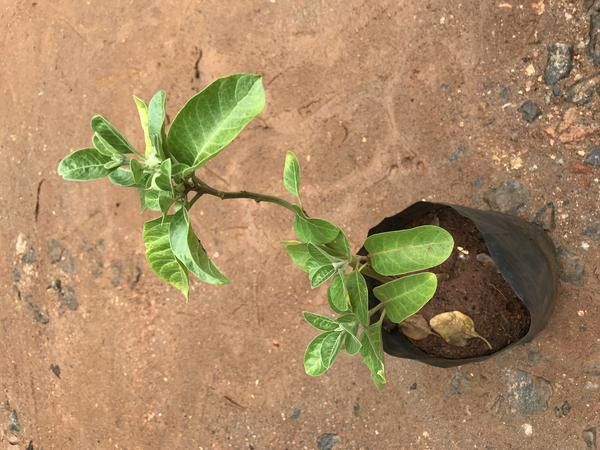
#> input picture data/raw/ashwagandha/119.jpg, 600 x 450 px
$ python -i prepare_classifier_data.py   (imports and definitions only)
#> lines starting #> are read from the running program, lines starting #| are printed output that depends on the picture; after the words box and inside, x2 and y2 are one past the last pixel; in counts of white or black regions, pixels touching at a corner belong together
"""Build the Stage 2 (Checker) classification dataset.

Positives are cropped single-leaf images from data/crops/ashwagandha/.
Negatives are sourced from data/raw/negatives/<source>/.

To reduce dataset-specific visual cues, both classes undergo the same
segmentation, background compositing, resizing, and JPEG encoding pipeline.
Negative leaves are composited onto background patches sampled from the
ashwagandha images.

Segmentation uses GrabCut with a color-based fallback when confidence is
insufficient. The same procedure is applied to both classes to maintain
consistent preprocessing and minimize class-correlated artifacts.
"""
from __future__ import annotations

import argparse
import json
import random
import shutil
from pathlib import Path
from typing import Callable

import cv2
import numpy as np
from PIL import Image

from common import REPO_ROOT, ensure_dir, list_images

SEED = 42
VAL_FRACTION = 0.15
TEST_FRACTION = 0.15
FINAL_SIZE = 224
JPEG_QUALITY = 95
CLARITY_THRESHOLD = 0.70


# [54 lines left out: functions dedupe_by_audit_report, collect_negatives, _is_background_like, build_background_pool, not called in this run]


def _color_threshold_mask(image_bgr: np.ndarray, strict: bool) -> np.ndarray | None:
    hsv = cv2.cvtColor(image_bgr, cv2.COLOR_BGR2HSV)
    h, s = hsv[:, :, 0], hsv[:, :, 1]
    if strict:
        green = (h >= 35) & (h <= 85) & (s >= 60)
    else:
        green = (h >= 30) & (h <= 100) & (s >= 25)
    fg = green.astype(np.float32)
    frac = fg.mean()
    if frac < 0.05 or frac > 0.97:
        return None
    return np.clip(cv2.GaussianBlur(fg, (0, 0), sigmaX=2.5), 0.0, 1.0)


def _segment_with_color_threshold(image_bgr: np.ndarray) -> np.ndarray | None:
    mask = _color_threshold_mask(image_bgr, strict=True)
    if mask is None:
        mask = _color_threshold_mask(image_bgr, strict=False)
    return mask


MAX_SEGMENT_DIM = 800


def segment_leaf(image_bgr: np.ndarray) -> np.ndarray | None:
    """Returns a soft alpha mask (float32, 0..1, same HxW as image_bgr) isolating the
    leaf from its backdrop, or None if no method can find one -- which by then means
    the crop is genuinely all-background or all-leaf, so there's nothing to swap out
    either way (see module docstring, "fourth giveaway")."""
    h, w = image_bgr.shape[:2]
    scale = min(1.0, MAX_SEGMENT_DIM / max(h, w))
    small = (cv2.resize(image_bgr, (int(w * scale), int(h * scale)), interpolation=cv2.INTER_AREA)
             if scale < 1.0 else image_bgr)
    sh, sw = small.shape[:2]

    margin = 0.06
    rect = (int(sw * margin), int(sh * margin), int(sw * (1 - 2 * margin)), int(sh * (1 - 2 * margin)))

    mask = np.zeros((sh, sw), np.uint8)
    bgd_model = np.zeros((1, 65), np.float64)
    fgd_model = np.zeros((1, 65), np.float64)
    try:
        cv2.grabCut(small, mask, rect, bgd_model, fgd_model, 5, cv2.GC_INIT_WITH_RECT)
        fg = np.where((mask == cv2.GC_FGD) | (mask == cv2.GC_PR_FGD), 1.0, 0.0).astype(np.float32)
        certain = np.where((mask == cv2.GC_FGD) | (mask == cv2.GC_BGD), 1.0, 0.0)
        frac = fg.mean()
        clarity = certain.mean()
        if frac < 0.05 or frac > 0.97 or clarity < CLARITY_THRESHOLD:
            # grabcut collapsed to "everything"/"nothing", or wasn't confident about
            # enough of the image -- retry with the cruder but more robust
            # color-threshold method
            alpha_small = _segment_with_color_threshold(small)
        else:
            alpha_small = np.clip(cv2.GaussianBlur(fg, (0, 0), sigmaX=2.5), 0.0, 1.0)
    except cv2.error:
        alpha_small = _segment_with_color_threshold(small)

    if alpha_small is None:
        return None
    if scale < 1.0:
        return cv2.resize(alpha_small, (w, h), interpolation=cv2.INTER_LINEAR)
    return alpha_small


# [43 lines left out: functions composite_on_background, segment_and_composite, crop_source_photo, not called in this run]


def one_group_per_image(path: Path) -> str:
    return path.stem


# [103 lines left out: functions split, populate, main, not called in this run]


# [2 lines not run here, left out]

>>> import cv2
>>> picture = cv2.imread('../data/raw/ashwagandha/119.jpg')
#> picture is the input picture: shape (450, 600, 3); mean B, G, R 101.1, 138.2, 167.9
>>> result = segment_leaf(picture)
#> in _color_threshold_mask, `hsv = cv2.cvtColor(image_bgr, cv2.COLOR_BGR2HSV)`: hsv: shape (450, 600, 3); mean H, S, V 17.2, 105.9, 171.2
#> in _color_threshold_mask, `h, s = hsv[:, :, 0], hsv[:, :, 1]`:
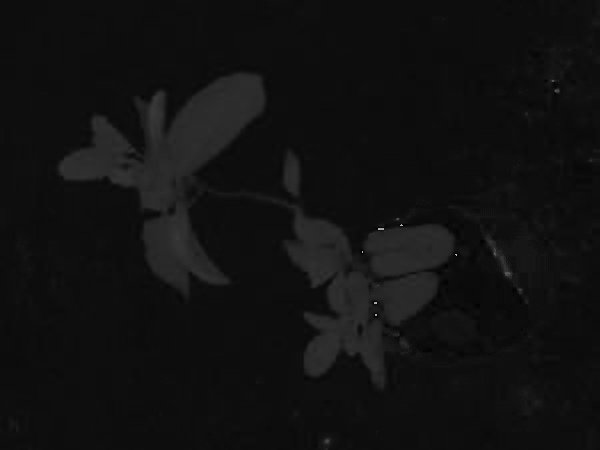
#> h: shape (450, 600); min 0, max 179, mean 17.2
#> in _color_threshold_mask, `h, s = hsv[:, :, 0], hsv[:, :, 1]`:
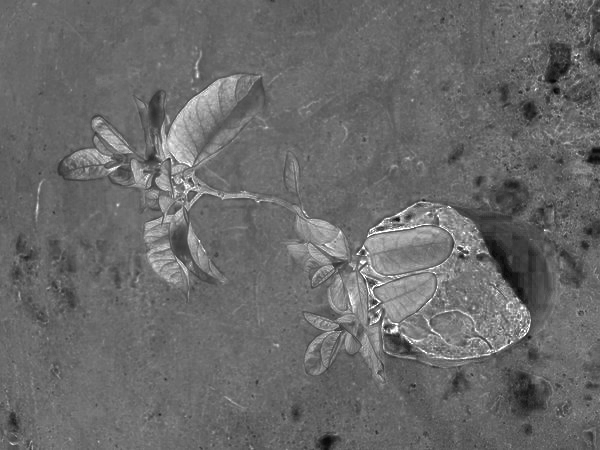
#> s: shape (450, 600); min 5, max 255, mean 105.9
#> in _color_threshold_mask, `green = (h >= 35) & (h <= 85) & (s >= 60)`:
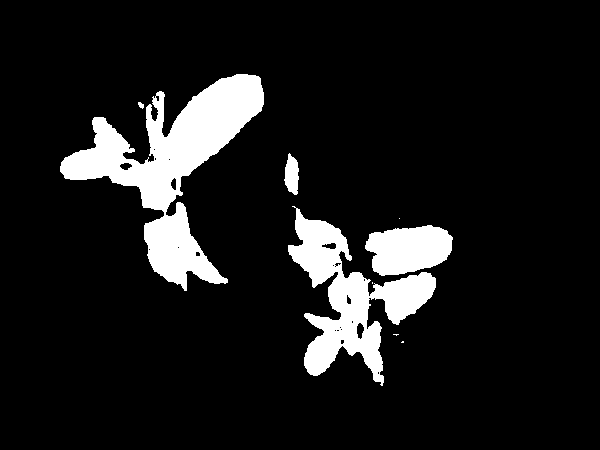
#> green: shape (450, 600) bool; 10.4% white; 9 white regions (4 under 20 px), largest, box (x1, y1, x2, y2) and area: (60, 74, 264, 291) 14893, (288, 206, 436, 386) 9315, (365, 225, 453, 276) 3321, (284, 153, 299, 195) 440, (138, 102, 144, 109) 28
#> in _color_threshold_mask, `frac = fg.mean()`: frac = 0.104
#> in _color_threshold_mask, `return np.clip(cv2.GaussianBlur(fg, (0, 0), sigmaX=2.5), 0.0, 1.0)`:
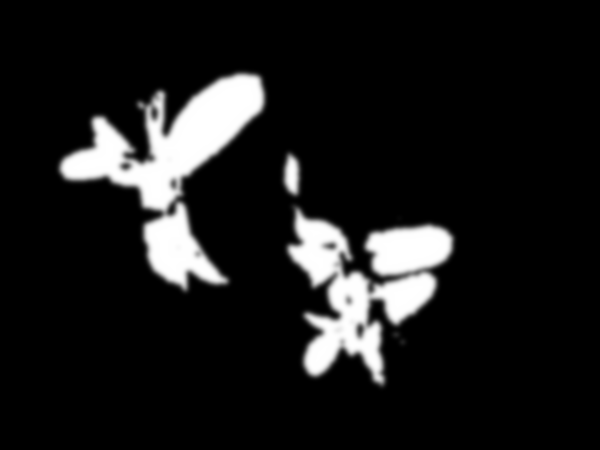
#> returned value: shape (450, 600) float32; min 0, max 1, mean 0.104

$ run again, on data/raw/ashwagandha/123.jpg
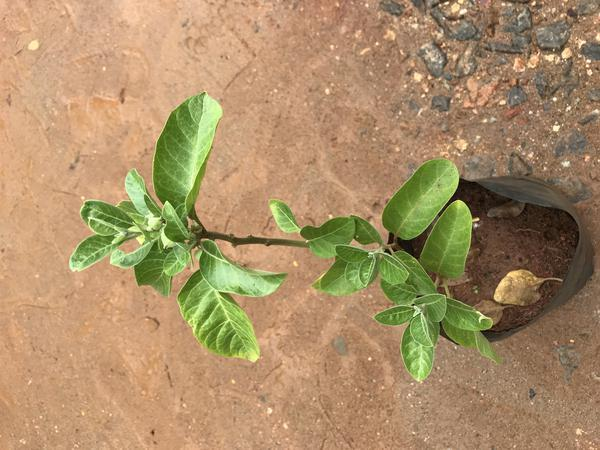
#> input picture data/raw/ashwagandha/123.jpg, 600 x 450 px
#> picture is the input picture: shape (450, 600, 3); mean B, G, R 104.3, 143, 170.9
#> hsv: shape (450, 600, 3); mean H, S, V 18, 105.7, 175.1
#> in _color_threshold_mask, `green = (h >= 35) & (h <= 85) & (s >= 60)`:
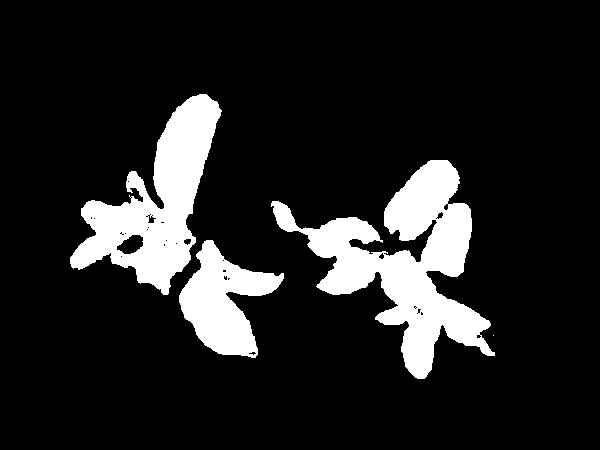
#> green: shape (450, 600) bool; 13.4% white; 4 white regions (1 under 20 px), largest, box (x1, y1, x2, y2) and area: (271, 160, 495, 379) 17522, (70, 94, 222, 295) 12464, (179, 240, 284, 358) 6163
#> in _color_threshold_mask, `frac = fg.mean()`: frac = 0.134
#> in _color_threshold_mask, `return np.clip(cv2.GaussianBlur(fg, (0, 0), sigmaX=2.5), 0.0, 1.0)`:
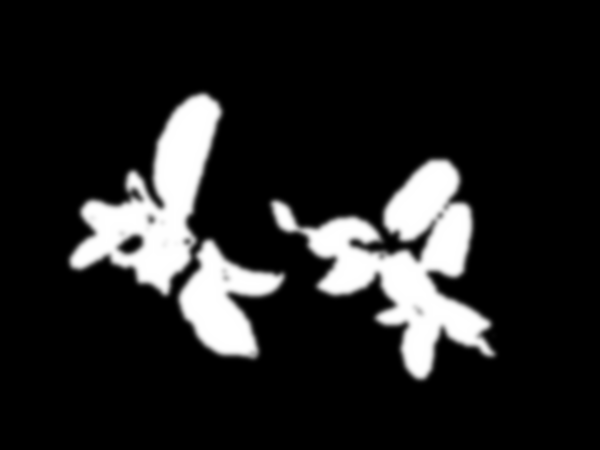
#> returned value: shape (450, 600) float32; min 0, max 1, mean 0.134

$ run again, on data/raw/ashwagandha/124.jpg
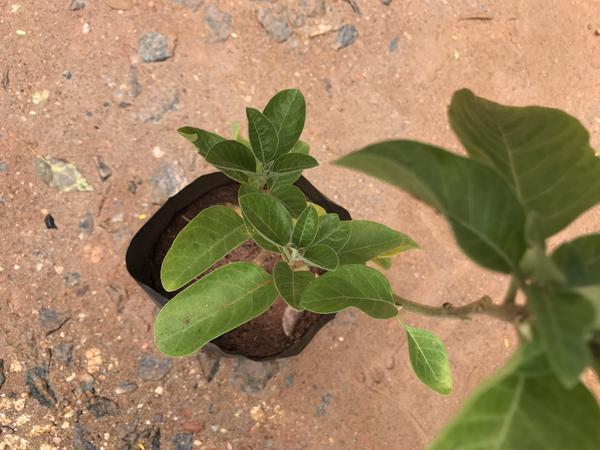
#> input picture data/raw/ashwagandha/124.jpg, 600 x 450 px
#> picture is the input picture: shape (450, 600, 3); mean B, G, R 97.5, 133.8, 159.3
#> hsv: shape (450, 600, 3); mean H, S, V 19.3, 109.2, 162.4
#> in _color_threshold_mask, `green = (h >= 35) & (h <= 85) & (s >= 60)`:
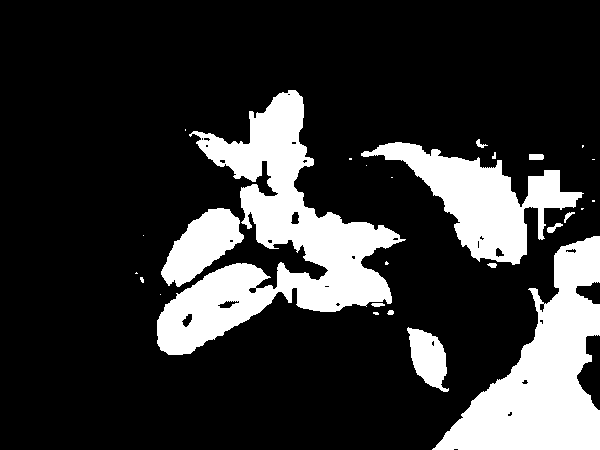
#> green: shape (450, 600) bool; 20.3% white; 27 white regions (14 under 20 px), largest, box (x1, y1, x2, y2) and area: (157, 90, 406, 355) 22598, (432, 236, 600, 450) 16691, (361, 142, 584, 265) 9998
#> in _color_threshold_mask, `frac = fg.mean()`: frac = 0.203
#> in _color_threshold_mask, `return np.clip(cv2.GaussianBlur(fg, (0, 0), sigmaX=2.5), 0.0, 1.0)`:
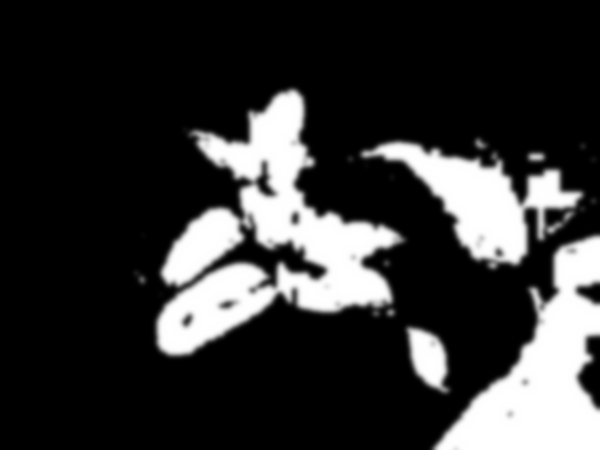
#> returned value: shape (450, 600) float32; min 0, max 1, mean 0.203

$ run again, on data/raw/ashwagandha/125.jpg
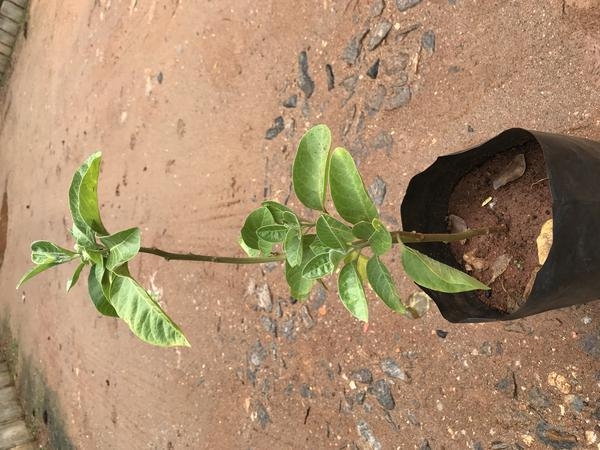
#> input picture data/raw/ashwagandha/125.jpg, 600 x 450 px
#> picture is the input picture: shape (450, 600, 3); mean B, G, R 110, 140.5, 168.8
#> hsv: shape (450, 600, 3); mean H, S, V 16.1, 93.3, 170.8
#> in _color_threshold_mask, `green = (h >= 35) & (h <= 85) & (s >= 60)`:
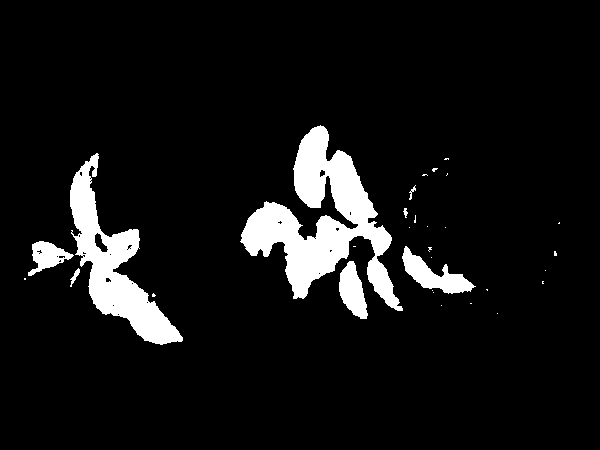
#> green: shape (450, 600) bool; 7.9% white; 31 white regions (23 under 20 px), largest, box (x1, y1, x2, y2) and area: (240, 125, 403, 311) 11162, (70, 153, 183, 345) 6802, (402, 246, 476, 294) 1372
#> in _color_threshold_mask, `frac = fg.mean()`: frac = 0.0792
#> in _color_threshold_mask, `return np.clip(cv2.GaussianBlur(fg, (0, 0), sigmaX=2.5), 0.0, 1.0)`:
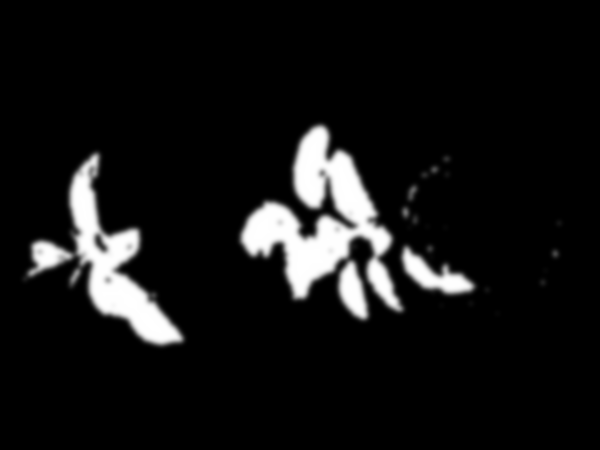
#> returned value: shape (450, 600) float32; min 0, max 1, mean 0.0792
